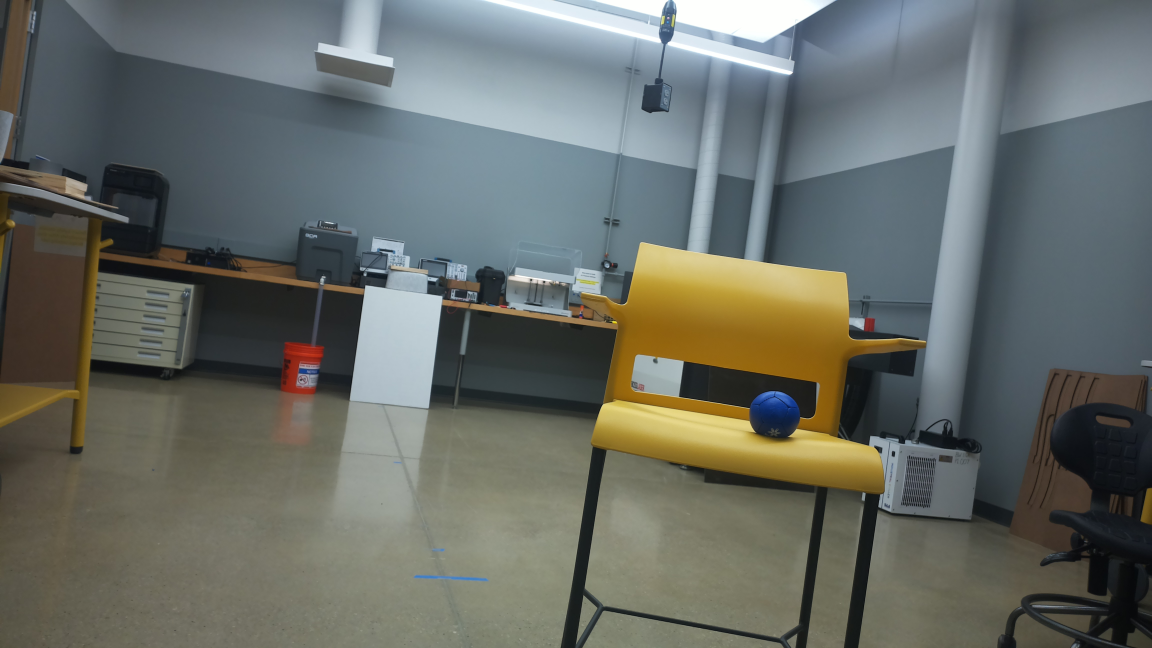
#> input picture Imagecapture.jpg, 4608 x 2592 px, found by its file name (shown at 1/4 size)
$ python Circle_detect.py
#> lines starting #> are read from the running program, lines starting #| are printed output that depends on the picture; after the words box and inside, x2 and y2 are one past the last pixel; in counts of white or black regions, pixels touching at a corner belong together
import sys
sys.path.append('/home/YCCap/ballmap/env/lib/python3.11/site-packages/cv2')
import cv2
sys.path.append('/home/YCCap/ballmap/env/lib/python3.11/site-packages/numpy')
import numpy as np
import os
os.environ['QT_QPA_PLATFORM_PLUGIN_PATH'] = '/home/YCCap/ballmap/env/lib/python3.11/site-packages/cv2/qt/plugins'

# Known diameter of the ball in centimeters
known_diameter_cm = 8.6


# Load the image
img = cv2.imread('/home/YCCap/ballmap/Imagecapture.jpg')
#> img is the input picture: shape (2592, 4608, 3); mean B, G, R 102.1, 107.9, 103.7

# [28 lines of commented-out code are left out]
cv2.line(img, (img.shape[1] // 2, 0), (img.shape[1] // 2, img.shape[0]), (255, 0, 0), 2)

blur = cv2.blur(img, (1,1))
hsv = cv2.cvtColor(blur, cv2.COLOR_BGR2HSV)
#> hsv: shape (2592, 4608, 3); mean H, S, V 69.1, 56.4, 116.1

# [13 lines of commented-out code are left out]

lower_blue = np.array([110,130,0])
upper_blue = np.array([130,255,190])
mask = cv2.inRange(hsv, lower_blue, upper_blue)
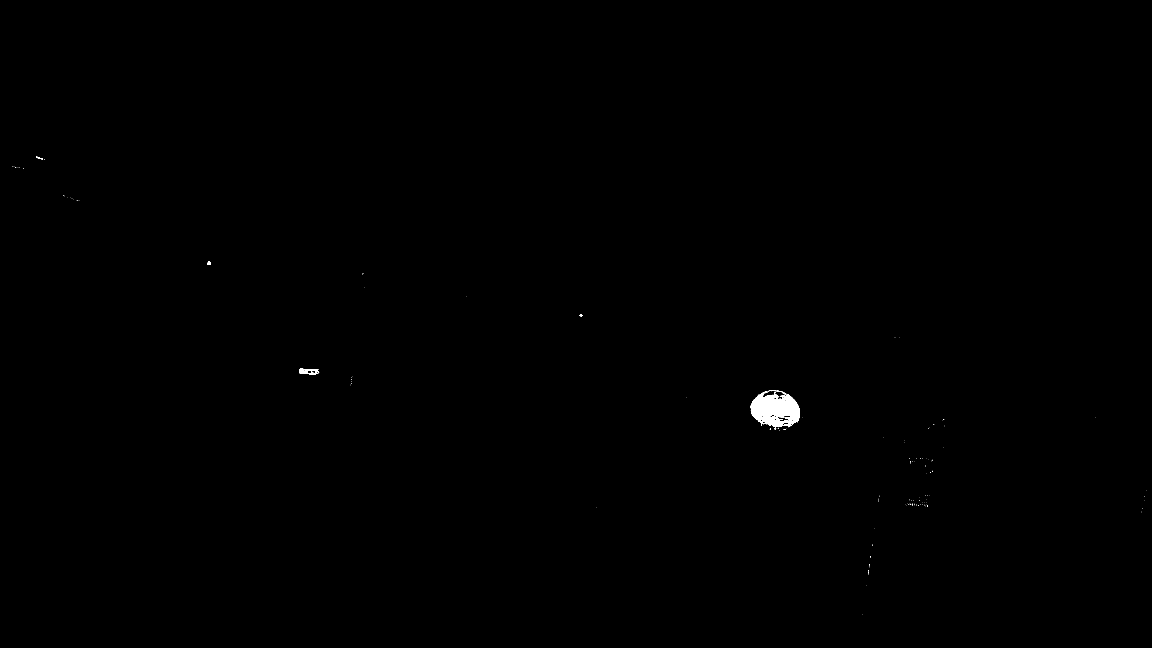
#> mask: shape (2592, 4608) (shown at 1/4 size); 0.17% white; 151 white regions (140 under 20 px), largest, box (x1, y1, x2, y2) and area: (3002, 1567, 3200, 1710) 18163, (1197, 1475, 1277, 1497) 967, (829, 1047, 842, 1060) 141


# Apply Hough transform on the blurred image.
detected_circles = cv2.HoughCircles(mask,
			cv2.HOUGH_GRADIENT, 1, 20, param1 = 300,
			param2 = .8, minRadius = 15, maxRadius = 200)
#> detected_circles = 1968 rows, first 8: [3096.5, 1664.5, 103.4], [3116.5, 1654.5, 82.4], [3075.5, 1645.5, 76.1], [3107.5, 1635.5, 71.9], [3060.5, 1630.5, 58.5], [3134.5, 1644.5, 62.3], [3089.5, 1615.5, 54.9], [3135.5, 1492.5, 192.7]
#img=mask
# Draw circles that are detected.
if detected_circles is None:
    print ('None')
    final_image = None
if detected_circles is not None:
	# Convert the circle parameters a, b, and r to integers.
	detected_circles = np.uint16(np.around(detected_circles))
#> detected_circles = 1968 rows, first 8: [3096, 1664, 103], [3116, 1654, 82], [3076, 1646, 76], [3108, 1636, 72], [3060, 1630, 58], [3134, 1644, 62], [3090, 1616, 55], [3136, 1492, 193]

	for pt in detected_circles[0, :]:
		a, b, r = pt[0], pt[1], pt[2]

		# Draw the circumference of the circle.
		cv2.circle(img, (a, b), r, (0, 255, 0), 1)

		# Calculate the diameter in pixels
		diameter_pixels = 2 * r

		# Calculate the ratio of cm to pixels
		cm_per_pixel = known_diameter_cm/diameter_pixels

		# Calculate the frame half width
		frame_half_width = cm_per_pixel * 2304

		#Calculate distance from camera
		distance_to_ball_cm = frame_half_width / np.tan(0.576)

		# Calculate the distance from the midline to the center point of the ball in the X direction
		distance_to_midline = abs(a - img.shape[1] // 2)
		midline_dist_cm = (distance_to_midline * cm_per_pixel)
		rounded_middist_cm = round(midline_dist_cm,2)

		# Calculate the position for the text labels
		text_offset_x = a - r + int((2 * r - len(f'D: {distance_to_ball_cm:.2f} cm') * 10) / 2)
		text_offset_y = b - 20  # Adjust this value to move the text label higher or lower

		# Display the estimated distance to the ball on the image
		cv2.putText(img, f'Cam Dist: {distance_to_ball_cm:.2f} cm', (text_offset_x, text_offset_y), cv2.FONT_HERSHEY_SIMPLEX, 0.5, (255, 255, 255), 2)
		cv2.putText(img, f'Mid Dev: {rounded_middist_cm} cm', (a - r, b + 30), cv2.FONT_HERSHEY_SIMPLEX, 0.5, (255, 255, 255), 2)

		# Draw a small circle (of radius 1) to show the center.
		cv2.circle(img, (a, b), 1, (0, 0, 255), 1)


		# Center coordinates of the circle
		center_x = a
		center_y = b

		# Radius of the circle
		radius = r
		diameter = 2*radius
		# Calculate the top-left corner coordinates of the cropping rectangle
		x = int(center_x - diameter)
		y = int(center_y - diameter)

		# Calculate the width and height of the cropping rectangle
		width = int(4 * radius)
		height = int(4 * radius)

		# Crop the image using the calculated coordinates and dimensions
		final_image = img[y:y+height, x:x+width]


		# Break out of the loop after processing the first detected circle
		break
#> this loop made 1 pass
#> (a, b, r, diameter_pixels, cm_per_pixel, frame_half_width, distance_to_ball_cm, distance_to_midline) on pass 1: (3096, 1664, 103, 206, 0.0417, 96.19, 148.1, 792)
#> pass 1, `final_image = img[y:y+height, x:x+width]`:
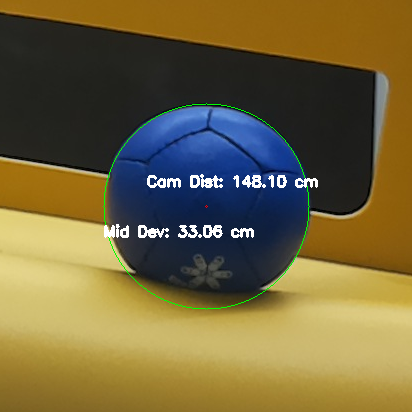
#> final_image: shape (412, 412, 3); mean B, G, R 61.1, 101.3, 114.3


# Display the final image with the detected circle and midline
cv2.imshow("Detected Circle", final_image)
cv2.waitKey(0)
cv2.destroyAllWindows()

# [6 lines of commented-out code are left out]
